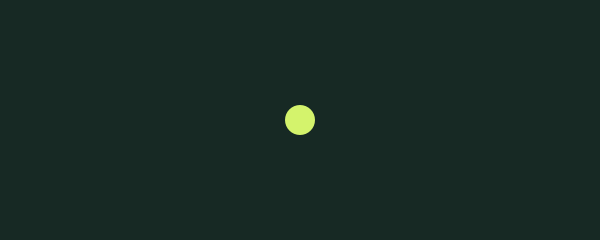
Frame 1 (no input)
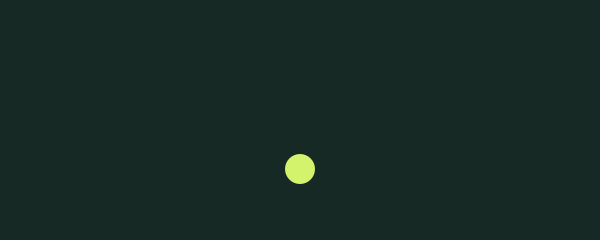
Frame 60 (the mouse pressed at the canvas centre just before this capture)
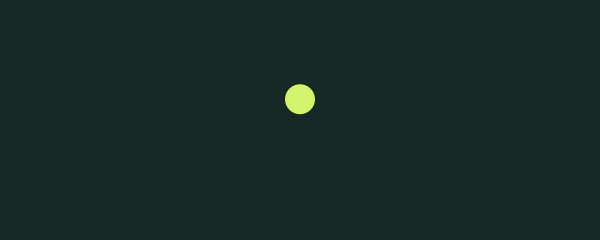
Frame 120 (the mouse held since frame 60 and released just before this capture)

The Processing sketch that drew these frames (run headless with seeded random() and noise(); from frame 60 on, the mouse is pressed at the canvas centre):

// Processing sketch: WaveStudy
// ── WaveStudy.pde
// Original AI-assisted Intro Java teaching example. Java mode.
float angle = 0;
float amplitude = 50;
void setup() { size(600, 240); }
void draw() {
  background(23, 41, 36);
  float y = height / 2 + amplitude * sin(angle);
  angle += 0.03;
  noStroke(); fill(212, 243, 108);
  circle(width / 2, y, 30);
}
